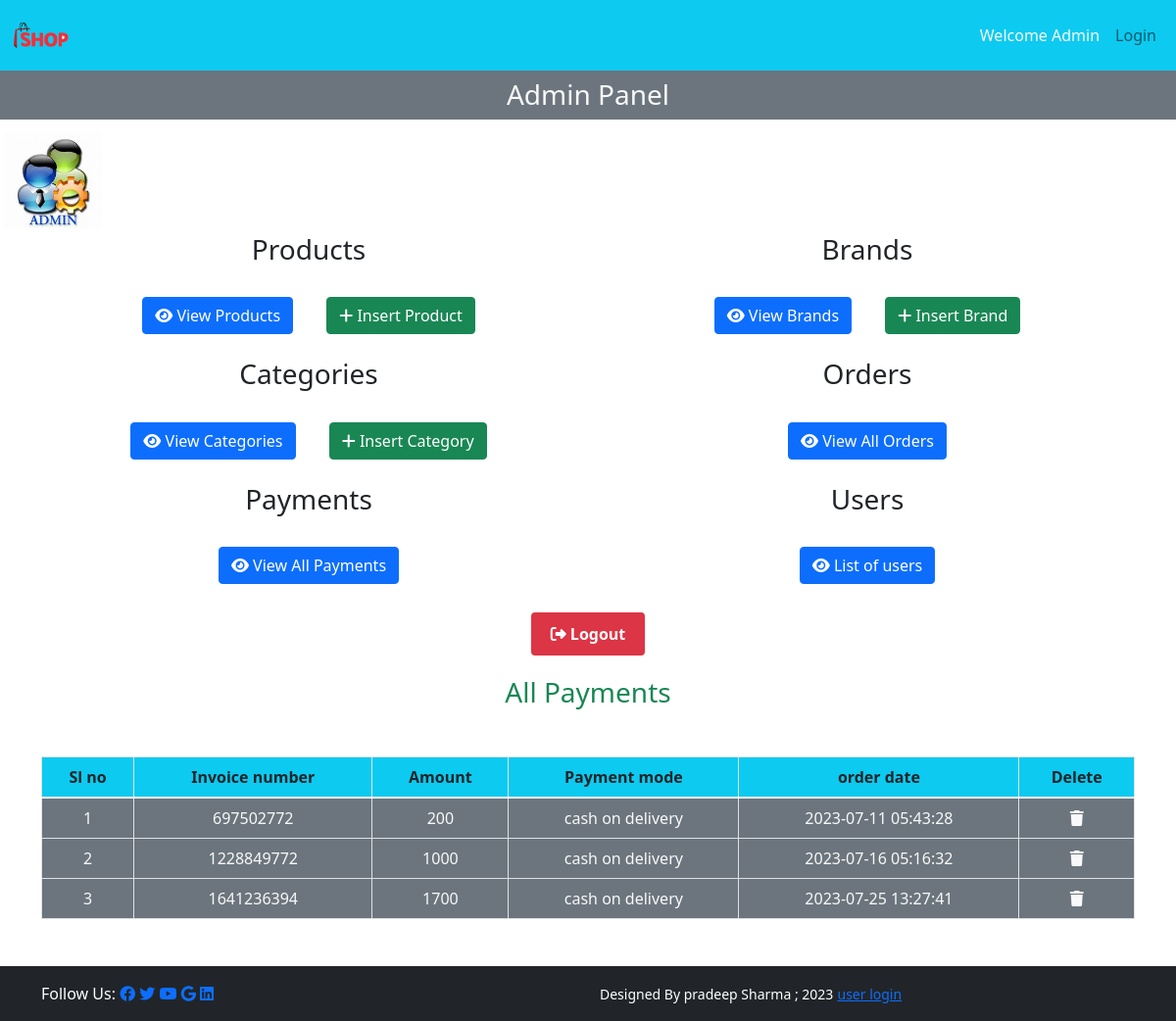
/admin_area/index.php?list_payments, run on the app's committed database.
### tables this page shows
CREATE TABLE `user_payments` (
  `payment_id` int(11) NOT NULL,
  `order_id` int(11) NOT NULL,
  `invoice_number` int(11) NOT NULL,
  `amount` int(11) NOT NULL,
  `payment_mode` varchar(255) NOT NULL,
  `date` timestamp NOT NULL DEFAULT current_timestamp() ON UPDATE current_timestamp()
);

### admin_area/list_payments.php (the view, shortened to what this page needs)
<h3 class="text-center text-success">All Payments</h3>
<table class="table table-bordered mt-5">
    <thead class="bg-info">
<?php
$get_payments="select * from `user_payments`";
$result=mysqli_query($con,$get_payments);
$row_count=mysqli_num_rows($result);
if($row_count==0){
    echo "<h2 class='text-danger text-center mt-5'>No payments received yet</h2>";
}else{
    echo "<tr class='text-center'>
<th>Sl no</th>
<th>Invoice number</th>
<th>Amount</th>
<th>Payment mode</th>
<th>order date</th>
<th>Delete</th>
</tr>
</thead>
<tbody class='bg-secondary text-light'>";
    $number=0;
    while($row_data=mysqli_fetch_assoc($result)){
        $amount=$row_data['amount'];
        $invoice_number=$row_data['invoice_number'];
        $payment_mode=$row_data['payment_mode'];
        $date=$row_data['date'];
        $number++;
        echo "<tr class='text-center'>
        <td> $number</td>
        <td>$invoice_number</td>
        <td>$amount</td>
        <td>$payment_mode</td>
        <td>$date</td>
        <td><a href='' class='text-light'><i class='fa-solid fa-trash'></i></a></td>
    </tr>";
    }
}
?>
    </tbody>
</table>

### style.css (style rules this page uses)
* { margin: 0; padding: 0; box-sizing: border-box; }

### admin_area/index.php (style rules this page uses)
body { overflow-x: hidden; }

### data on the page
user_payments: invoice_number "697502772", amount "200", payment_mode "cash on delivery", date "2023-07-11 05:43:28"
user_payments: invoice_number "1228849772", amount "1000", payment_mode "cash on delivery", date "2023-07-16 05:16:32"
user_payments: invoice_number "1641236394", amount "1700", payment_mode "cash on delivery", date "2023-07-25 13:27:41"
